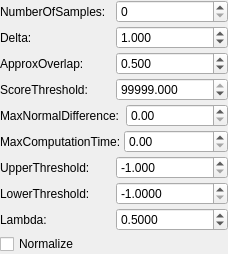
                 <widget class="QWidget" name="scrollAreaWidgetContents_4">
                  <property name="geometry">
                   <rect>
                    <x>0</x>
                    <y>0</y>
                    <width>228</width>
                    <height>250</height>
                   </rect>
                  </property>
                  <layout class="QVBoxLayout" name="verticalLayout_29">
                   <property name="spacing">
                    <number>3</number>
                   </property>
                   <property name="leftMargin">
                    <number>0</number>
                   </property>
                   <property name="topMargin">
                    <number>0</number>
                   </property>
                   <property name="rightMargin">
                    <number>0</number>
                   </property>
                   <property name="bottomMargin">
                    <number>0</number>
                   </property>
                   <item>
                    <layout class="QHBoxLayout" name="horizontalLayout_43">
                     <item>
                      <widget class="QLabel" name="label_41">
                       <property name="text">
                        <string>NumberOfSamples: </string>
                       </property>
                      </widget>
                     </item>
                     <item>
                      <widget class="QSpinBox" name="spin_nr_samples_4">
                       <property name="maximum">
                        <number>99999</number>
                       </property>
                      </widget>
                     </item>
                    </layout>
                   </item>
                   <item>
                    <layout class="QHBoxLayout" name="horizontalLayout_44">
                     <item>
                      <widget class="QLabel" name="label_42">
                       <property name="text">
                        <string>Delta: </string>
                       </property>
                      </widget>
                     </item>
                     <item>
                      <widget class="QDoubleSpinBox" name="dspin_delta_2">
                       <property name="sizePolicy">
                        <sizepolicy hsizetype="Ignored" vsizetype="Fixed">
                         <horstretch>0</horstretch>
                         <verstretch>0</verstretch>
                        </sizepolicy>
                       </property>
                       <property name="prefix">
                        <string/>
                       </property>
                       <property name="decimals">
                        <number>3</number>
                       </property>
                       <property name="maximum">
                        <double>99999.000000000000000</double>
                       </property>
                       <property name="value">
                        <double>1.000000000000000</double>
                       </property>
                      </widget>
                     </item>
                    </layout>
                   </item>
                   <item>
                    <layout class="QHBoxLayout" name="horizontalLayout_45">
                     <item>
                      <widget class="QLabel" name="label_43">
                       <property name="text">
                        <string>ApproxOverlap: </string>
                       </property>
                      </widget>
                     </item>
                     <item>
                      <widget class="QDoubleSpinBox" name="dspin_approx_overlap_2">
                       <property name="sizePolicy">
                        <sizepolicy hsizetype="Ignored" vsizetype="Fixed">
                         <horstretch>0</horstretch>
                         <verstretch>0</verstretch>
                        </sizepolicy>
                       </property>
                       <property name="prefix">
                        <string/>
                       </property>
                       <property name="decimals">
                        <number>3</number>
                       </property>
                       <property name="maximum">
                        <double>99999.000000000000000</double>
                       </property>
                       <property name="value">
                        <double>0.500000000000000</double>
                       </property>
                      </widget>
                     </item>
                    </layout>
                   </item>
                   <item>
                    <layout class="QHBoxLayout" name="horizontalLayout_46">
                     <item>
                      <widget class="QLabel" name="label_44">
                       <property name="text">
                        <string>ScoreThreshold: </string>
                       </property>
                      </widget>
                     </item>
                     <item>
                      <widget class="QDoubleSpinBox" name="dspin_score_threshold_2">
                       <property name="sizePolicy">
                        <sizepolicy hsizetype="Ignored" vsizetype="Fixed">
                         <horstretch>0</horstretch>
                         <verstretch>0</verstretch>
                        </sizepolicy>
                       </property>
                       <property name="prefix">
                        <string/>
                       </property>
                       <property name="decimals">
                        <number>3</number>
                       </property>
                       <property name="maximum">
                        <double>99999.000000000000000</double>
                       </property>
                       <property name="value">
                        <double>99999.000000000000000</double>
                       </property>
                      </widget>
                     </item>
                    </layout>
                   </item>
                   <item>
                    <layout class="QHBoxLayout" name="horizontalLayout_47">
                     <item>
                      <widget class="QLabel" name="label_45">
                       <property name="text">
                        <string>MaxNormalDifference: </string>
                       </property>
                      </widget>
                     </item>
                     <item>
                      <widget class="QDoubleSpinBox" name="doubleSpinBox_13"/>
                     </item>
                    </layout>
                   </item>
                   <item>
                    <layout class="QHBoxLayout" name="horizontalLayout_48">
                     <item>
                      <widget class="QLabel" name="label_46">
                       <property name="text">
                        <string>MaxComputationTime:</string>
                       </property>
                      </widget>
                     </item>
                     <item>
                      <widget class="QDoubleSpinBox" name="doubleSpinBox_14"/>
                     </item>
                    </layout>
                   </item>
                   <item>
                    <layout class="QHBoxLayout" name="horizontalLayout_49">
                     <item>
                      <widget class="QLabel" name="label">
                       <property name="text">
                        <string>UpperThreshold: </string>
                       </property>
                      </widget>
                     </item>
                     <item>
                      <widget class="QDoubleSpinBox" name="dspin_upper_trl_boundary">
                       <property name="sizePolicy">
                        <sizepolicy hsizetype="Ignored" vsizetype="Fixed">
                         <horstretch>0</horstretch>
                         <verstretch>0</verstretch>
                        </sizepolicy>
                       </property>
                       <property name="prefix">
                        <string/>
                       </property>
                       <property name="decimals">
                        <number>3</number>
                       </property>
                       <property name="minimum">
                        <double>-1.000000000000000</double>
                       </property>
                       <property name="maximum">
                        <double>99999.000000000000000</double>
                       </property>
                       <property name="value">
                        <double>-1.000000000000000</double>
                       </property>
                      </widget>
                     </item>
                    </layout>
                   </item>
                   <item>
                    <layout class="QHBoxLayout" name="horizontalLayout_50">
                     <item>
                      <widget class="QLabel" name="label_47">
                       <property name="text">
                        <string>LowerThreshold: </string>
                       </property>
                      </widget>
                     </item>
                     <item>
                      <widget class="QDoubleSpinBox" name="dspin_lower_trl_boundary">
                       <property name="sizePolicy">
                        <sizepolicy hsizetype="Ignored" vsizetype="Fixed">
                         <horstretch>0</horstretch>
                         <verstretch>0</verstretch>
                        </sizepolicy>
                       </property>
                       <property name="prefix">
                        <string/>
                       </property>
                       <property name="decimals">
                        <number>4</number>
                       </property>
                       <property name="minimum">
                        <double>-1.000000000000000</double>
                       </property>
                       <property name="maximum">
                        <double>99999.000000000000000</double>
                       </property>
                       <property name="value">
                        <double>-1.000000000000000</double>
                       </property>
                      </widget>
                     </item>
                    </layout>
                   </item>
                   <item>
                    <layout class="QHBoxLayout" name="horizontalLayout_51">
                     <item>
                      <widget class="QLabel" name="label_48">
                       <property name="text">
                        <string>Lambda: </string>
                       </property>
                      </widget>
                     </item>
                     <item>
                      <widget class="QDoubleSpinBox" name="dspin_lambda">
                       <property name="sizePolicy">
                        <sizepolicy hsizetype="Ignored" vsizetype="Fixed">
                         <horstretch>0</horstretch>
                         <verstretch>0</verstretch>
                        </sizepolicy>
                       </property>
                       <property name="prefix">
                        <string/>
                       </property>
                       <property name="decimals">
                        <number>4</number>
                       </property>
                       <property name="maximum">
                        <double>99999.000000000000000</double>
                       </property>
                       <property name="value">
                        <double>0.500000000000000</double>
                       </property>
                      </widget>
                     </item>
                    </layout>
                   </item>
                   <item>
                    <widget class="QCheckBox" name="check_normalize_2">
                     <property name="text">
                      <string>Normalize</string>
                     </property>
                    </widget>
                   </item>
                   <item>
                    <spacer name="verticalSpacer_21">
                     <property name="orientation">
                      <enum>Qt::Vertical</enum>
                     </property>
                     <property name="sizeHint" stdset="0">
                      <size>
                       <width>20</width>
                       <height>40</height>
                      </size>
                     </property>
                    </spacer>
                   </item>
                  </layout>
                 </widget>
